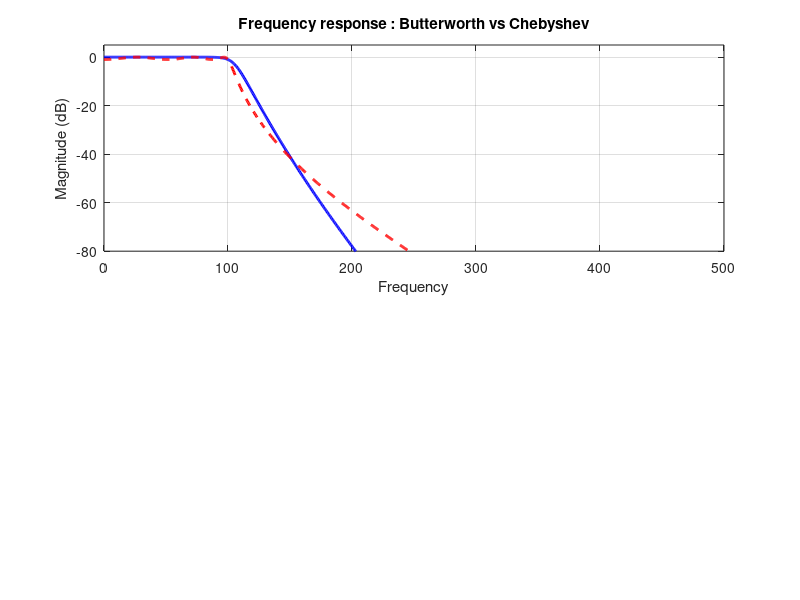

Here is the MATLAB script that generated this plot:
clc ;
close all ;
clear ;
Fs = 1000;
Fp = 100 ;
Fst = 150 ;
Rp = 1 ;
Rs = 40 ;
Wp = Fp /(Fs/2);
Wst = Fst/ (Fs/2);
[n_butt,Wn_butt]= buttord(Wp,Wst,Rp,Rs);
[n_cheby,Wn_cheby]=cheb1ord(Wp,Wst,Rp,Rs);
[b_butt,a_butt]=butter(n_butt,Wn_butt,'low');
[b_cheby,a_cheby]=cheby1(n_cheby,Rp,Wn_cheby,'low');

[H_butt,f]=freqz(b_butt,a_butt,1024,Fs);
[H_cheby,~]= freqz(b_cheby,a_cheby,1024,Fs);
figure('Position',[100,100,800,600]);
subplot(2,1,1);
plot(f,20*log10(abs(H_butt)),'b-','LineWidth',2);
hold on ;
plot(f,20*log10(abs(H_cheby)),'r--','LineWidth',2);
grid on ;
title('Frequency response : Butterworth vs Chebyshev');
xlabel('Frequency');
ylabel('Magnitude (dB)');
ylim([-80 5]);
